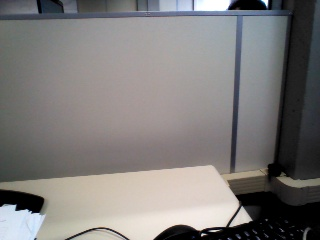
#> input picture Arch_2_0/newimg/ _Thu Feb 22 14:21:45 2018.jpg, 320 x 240 px
$ python -i knn.py   (imports and definitions only)   (Python 2 division)   (older library calls are emulated)
#> lines starting #> are read from the running program, lines starting #| are printed output that depends on the picture
# import the necessary packages
from sklearn.neighbors import KNeighborsClassifier
# resolvendo problemas de compatibilidade
from sklearn.model_selection import train_test_split

from imutils import paths
import numpy as np
import argparse
import imutils
import cv2
import os

data_path = "modules/vision_components/classifiers/DBIM/alldb"
neighbors = 5
jobs = -1

model_pxl = KNeighborsClassifier(n_neighbors=neighbors,
	n_jobs=jobs)

model_hst = KNeighborsClassifier(n_neighbors=neighbors,
	n_jobs=jobs)


def image_to_feature_vector(image, size=(32, 32)):
	# resize the image to a fixed size, then flatten the image into
	# a list of raw pixel intensities
	return cv2.resize(image, size).flatten()

def extract_color_histogram(image, bins=(8, 8, 8)):
	# extract a 3D color histogram from the HSV color space using
	# the supplied number of `bins` per channel
	hsv = cv2.cvtColor(image, cv2.COLOR_BGR2HSV)
	hist = cv2.calcHist([hsv], [0, 1, 2], None, bins,
		[0, 180, 0, 256, 0, 256])

	# handle normalizing the histogram if we are using OpenCV 2.4.X
	if imutils.is_cv2():
		hist = cv2.normalize(hist)

	# otherwise, perform "in place" normalization in OpenCV 3 (I
	# personally hate the way this is done
	else:
		cv2.normalize(hist, hist)

	# return the flattened histogram as the feature vector
	return hist.flatten()

# [98 lines left out: functions initializate, fit, get_predict_proba, print_proba, not called in this run]


def classify(img, imshow=False):

	#img = cv2.imread(img_path)

	if(imshow):
		cv2.imshow('image',img)
		cv2.waitKey(0)
		cv2.destroyAllWindows()

	pxl = image_to_feature_vector(np.array(img)).reshape(1,-1)
	hst = extract_color_histogram(np.array(img)).reshape(1,-1)

	pxl_c = get_predict_proba(model_pxl, pxl)
	hst_c = get_predict_proba(model_hst, hst)

	return {'pxl':pxl_c, 'hst':hst_c }

>>> import cv2
>>> picture = cv2.imread('../../../newimg/ _Thu Feb 22 14:21:45 2018.jpg', cv2.IMREAD_GRAYSCALE)
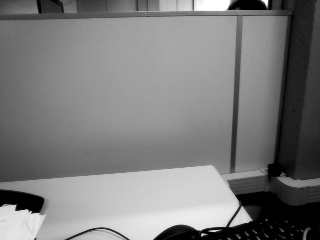
#> picture: shape (240, 320); min 0, max 255, mean 123.8
>>> result = classify(picture)
#> (the run stopped early here; a loop or call above may not have finished)

$ run again, on Arch_2_0/newimg/0_Fri May 26 15:38:46 2017.jpg
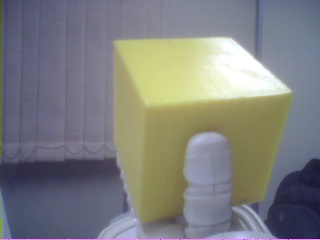
#> input picture Arch_2_0/newimg/0_Fri May 26 15:38:46 2017.jpg, 320 x 240 px
#> `picture = cv2.imread('../../../newimg/ _Thu Feb 22 14:21:45 2018.jpg',..`:
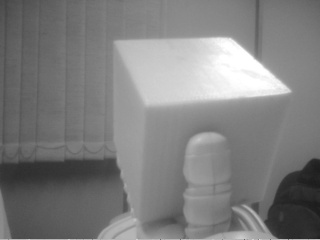
#> picture: shape (240, 320); min 28, max 255, mean 126.7

$ run again, on Arch_2_0/newimg/0_Fri May 26 15_16_25 2017.jpg
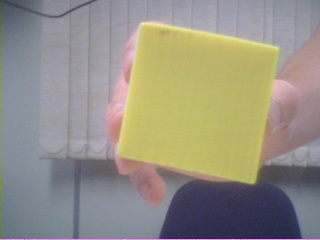
#> input picture Arch_2_0/newimg/0_Fri May 26 15_16_25 2017.jpg, 320 x 240 px
#> `picture = cv2.imread('../../../newimg/ _Thu Feb 22 14:21:45 2018.jpg',..`:
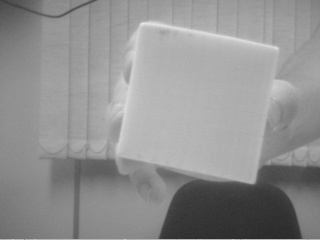
#> picture: shape (240, 320); min 41, max 233, mean 144.5
